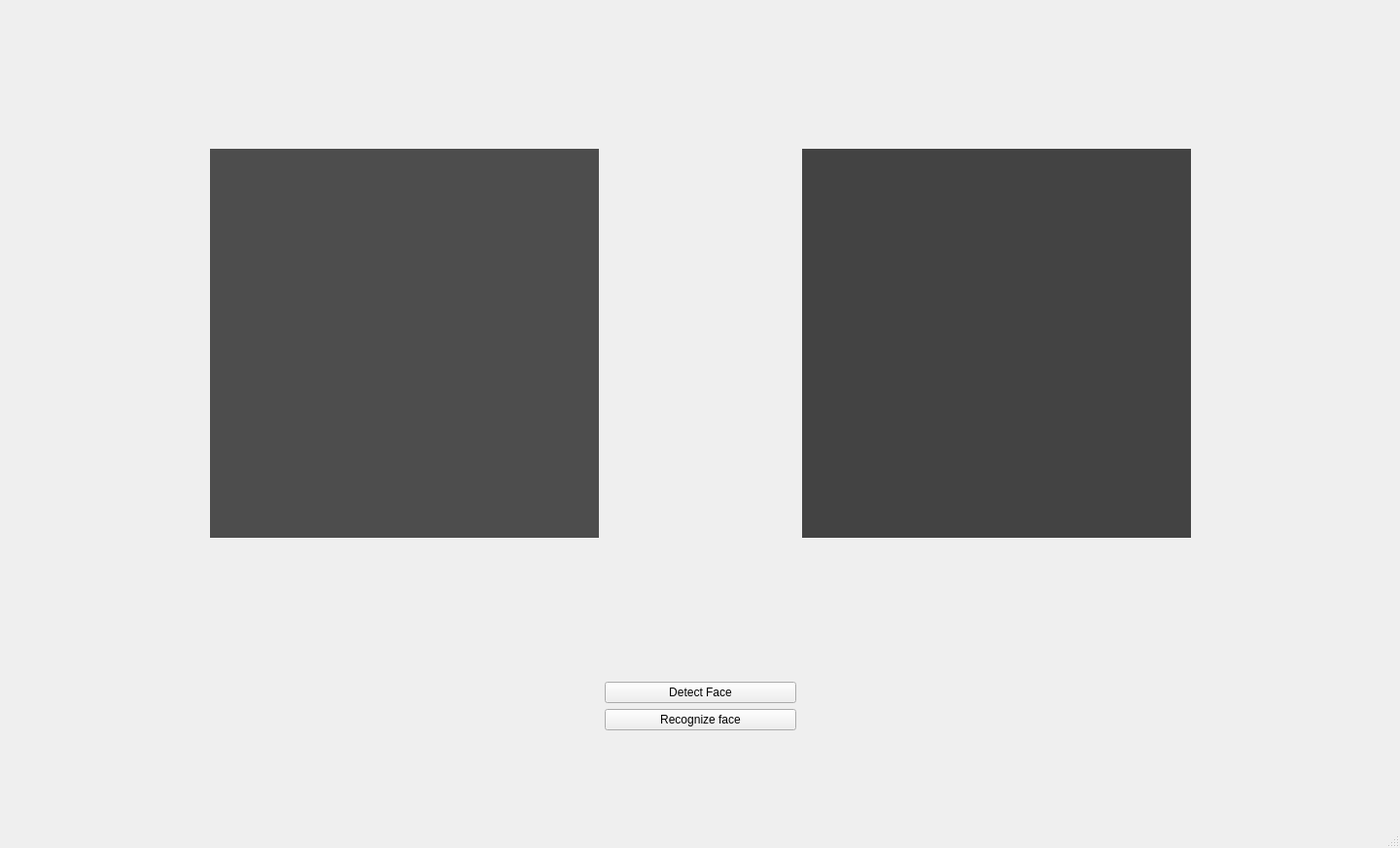
<?xml version="1.0" encoding="UTF-8"?>
<ui version="4.0">
 <class>MainWindow</class>
 <widget class="QMainWindow" name="MainWindow">
  <property name="geometry">
   <rect>
    <x>0</x>
    <y>0</y>
    <width>1440</width>
    <height>872</height>
   </rect>
  </property>
  <property name="windowTitle">
   <string>MainWindow</string>
  </property>
  <widget class="QWidget" name="centralwidget">
   <widget class="QWidget" name="">
    <property name="geometry">
     <rect>
      <x>20</x>
      <y>10</y>
      <width>1401</width>
      <height>741</height>
     </rect>
    </property>
    <layout class="QGridLayout" name="gridLayout">
     <item row="0" column="0">
      <spacer name="verticalSpacer_2">
       <property name="orientation">
        <enum>Qt::Vertical</enum>
       </property>
       <property name="sizeHint" stdset="0">
        <size>
         <width>20</width>
         <height>40</height>
        </size>
       </property>
      </spacer>
     </item>
     <item row="1" column="0">
      <spacer name="horizontalSpacer">
       <property name="orientation">
        <enum>Qt::Horizontal</enum>
       </property>
       <property name="sizeHint" stdset="0">
        <size>
         <width>40</width>
         <height>20</height>
        </size>
       </property>
      </spacer>
     </item>
     <item row="1" column="1">
      <widget class="QLabel" name="label">
       <property name="sizePolicy">
        <sizepolicy hsizetype="Minimum" vsizetype="Minimum">
         <horstretch>0</horstretch>
         <verstretch>0</verstretch>
        </sizepolicy>
       </property>
       <property name="minimumSize">
        <size>
         <width>400</width>
         <height>400</height>
        </size>
       </property>
       <property name="styleSheet">
        <string notr="true">background-color: rgb(77, 77, 77);</string>
       </property>
       <property name="text">
        <string/>
       </property>
      </widget>
     </item>
     <item row="1" column="2">
      <spacer name="horizontalSpacer_2">
       <property name="orientation">
        <enum>Qt::Horizontal</enum>
       </property>
       <property name="sizeHint" stdset="0">
        <size>
         <width>40</width>
         <height>20</height>
        </size>
       </property>
      </spacer>
     </item>
     <item row="1" column="3">
      <widget class="QLabel" name="label_2">
       <property name="sizePolicy">
        <sizepolicy hsizetype="Minimum" vsizetype="Minimum">
         <horstretch>0</horstretch>
         <verstretch>0</verstretch>
        </sizepolicy>
       </property>
       <property name="minimumSize">
        <size>
         <width>400</width>
         <height>400</height>
        </size>
       </property>
       <property name="styleSheet">
        <string notr="true">background-color: rgb(67, 67, 67);</string>
       </property>
       <property name="text">
        <string/>
       </property>
      </widget>
     </item>
     <item row="1" column="4">
      <spacer name="horizontalSpacer_3">
       <property name="orientation">
        <enum>Qt::Horizontal</enum>
       </property>
       <property name="sizeHint" stdset="0">
        <size>
         <width>40</width>
         <height>20</height>
        </size>
       </property>
      </spacer>
     </item>
     <item row="2" column="0">
      <spacer name="verticalSpacer">
       <property name="orientation">
        <enum>Qt::Vertical</enum>
       </property>
       <property name="sizeHint" stdset="0">
        <size>
         <width>20</width>
         <height>40</height>
        </size>
       </property>
      </spacer>
     </item>
     <item row="3" column="2">
      <widget class="QPushButton" name="pushButton">
       <property name="text">
        <string>Detect Face</string>
       </property>
      </widget>
     </item>
     <item row="4" column="2">
      <widget class="QPushButton" name="pushButton_2">
       <property name="text">
        <string>Recognize face</string>
       </property>
      </widget>
     </item>
    </layout>
   </widget>
  </widget>
  <widget class="QMenuBar" name="menubar">
   <property name="geometry">
    <rect>
     <x>0</x>
     <y>0</y>
     <width>1440</width>
     <height>22</height>
    </rect>
   </property>
  </widget>
  <widget class="QStatusBar" name="statusbar"/>
 </widget>
 <resources/>
 <connections/>
</ui>
